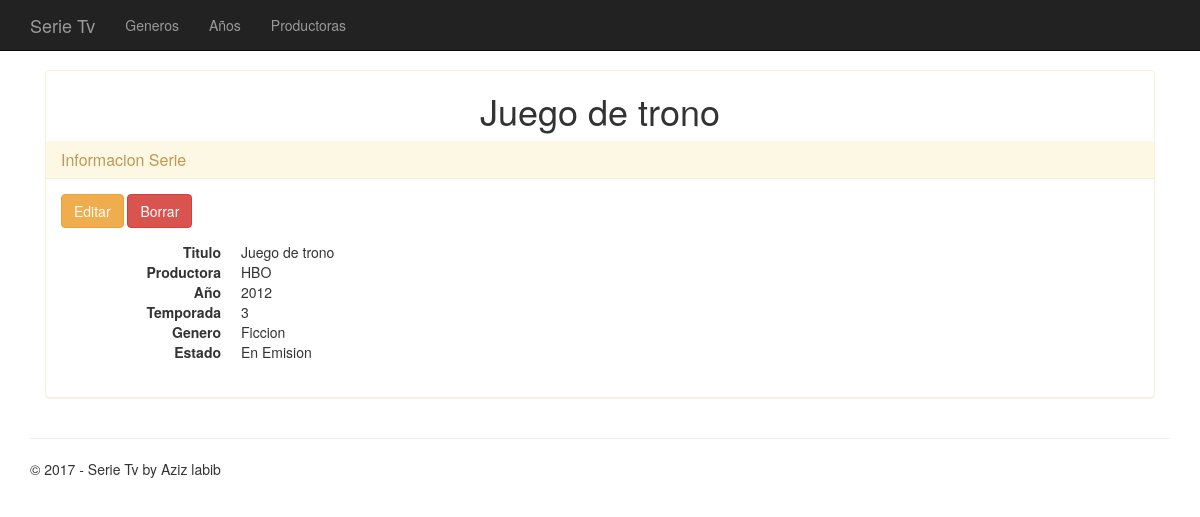
Page /ver/1 on the earlier database version.
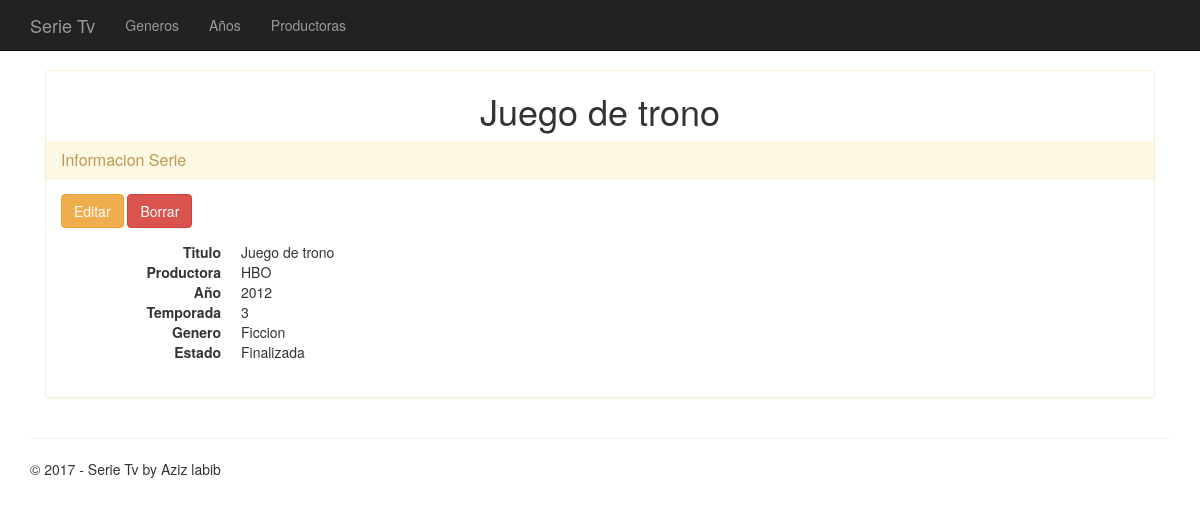
Same page on the later database version.
### app/models.py (models this page shows, shortened)
class Serie(models.Model):
    titulo = models.CharField(max_length=20)
    productora = models.CharField(max_length=10)
    fecha = models.IntegerField()
    temporada = models.IntegerField()
    GENEROS = ((0,"Accion"),(1,"Historica"),(2,"Terror"),(3,"Drama"),(4,"Ficcion"),(5,"Policiaca"))
    genero = models.IntegerField(choices=GENEROS)
    ESTADO = ((0,"Produccion"),(1,"En Emision"),(2,"Finalizada"))
    estado = models.IntegerField(choices=ESTADO)
    def getSerie(clave):
        serie = Serie.objects.get(pk=clave)
        return serie

### app/views.py (the view)
# urls.py: url(r'^ver/(?P<id>[0-9]+)$', app.views.ver, name='ver'),
def ver(request,id):
    assert isinstance(request, HttpRequest)
    serie = Serie.getSerie(id)
    return render(request,
        'app/ver.html',
        {
            'title':'Informacion Serie',
            'serie':serie
        })

### app/templates/app/ver.html
﻿{% extends "app/layout.html" %}
{% block content %}
<div class="container">
    <div class="panel panel-warning">
        <h1 class="text-center">{{serie.titulo}}</h1>
	<div class="panel-heading">
		<h1 class="panel-title">{{title}}</h1>
	</div>
	<div class="panel-body">
        <p><a href="{% url 'editar' id=serie.id %}" class="btn btn-warning btn-large">Editar</a>
        <a onclick="return confirm('¿Deseas eliminar esta Serie?');"href="{% url 'borrar' id=serie.id %}" class="btn btn-danger btn-large">Borrar</a><p>
        <dl class="dl-horizontal">
            <dt>Titulo</dt>
            <dd>{{serie.titulo}}</dd>
            <dt>Productora</dt>
            <dd>{{serie.productora}}</dd>
            <dt>A&ntilde;o</dt>
            <dd>{{serie.fecha}}</dd>
            <dt>Temporada</dt>
            <dd>{{serie.temporada}}</dd>
            <dt>Genero</dt>
            <dd>{{serie.get_genero_display}}</dd>
            <dt>Estado</dt>
            <dd>{{serie.get_estado_display}}</dd>
        </dl>
	</div>
</div>
</div>
{% endblock %}

Differences in the rows shown:
changed Serie "Juego de trono": estado "En Emision" → "Finalizada"
